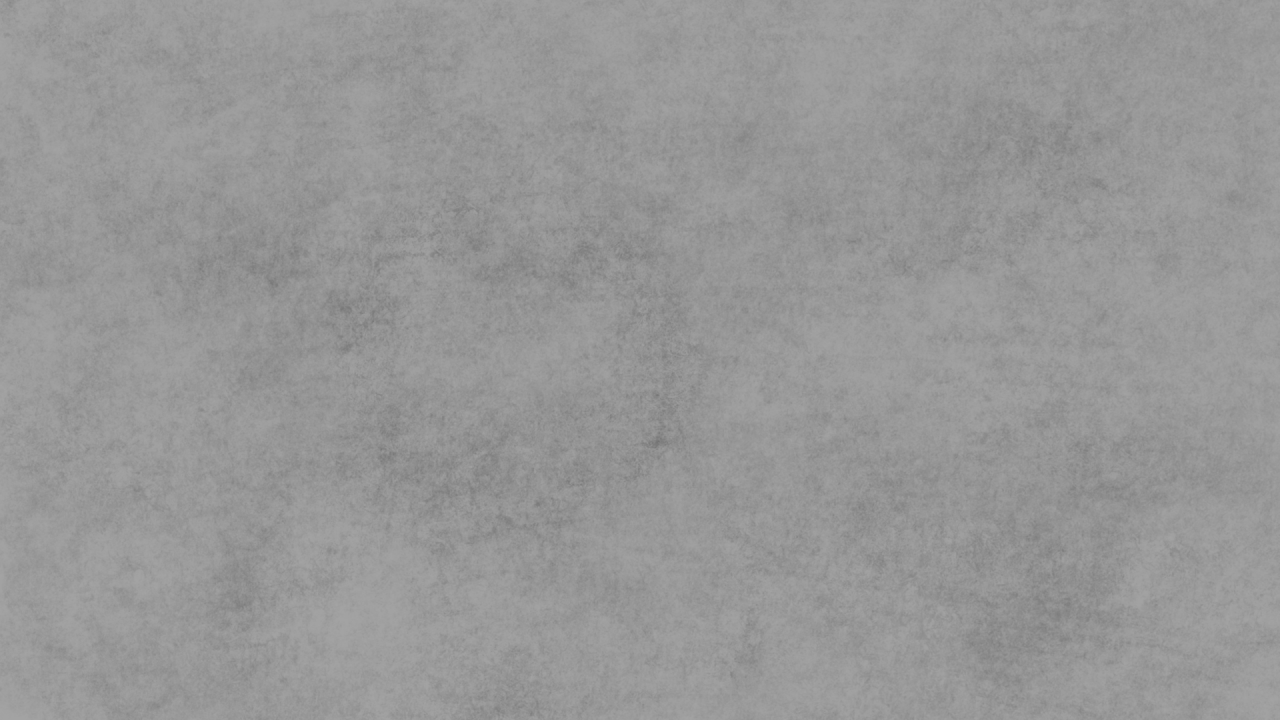

A level layout from a 2D game, rendered from its tile map. Below: a short description, then the map file with tile-grid data replaced by summaries:
An orthogonal 32x18 tile map with 40x40 px tiles, 1 tile layer (Floor), 4 tilesets and 89 objects (12x HorizShelf, 12x BoxM, 12x BoxS, 8x BoxL, 7x VertShelf, ...).

<map version="1.10" tiledversion="1.10.2" orientation="orthogonal" renderorder="right-down" width="32" height="18" tilewidth="40" tileheight="40" infinite="0" nextlayerid="10" nextobjectid="162">
 <tileset firstgid="1" source="Rocko Store Floor.tsx" />
 <tileset firstgid="577" source="RockoGuard.tsx" />
 <tileset firstgid="578" source="Rocko Store Objects.tsx" />
 <tileset firstgid="602" source="Rocko Ingredients.tsx" />
 <layer id="1" name="Floor" width="32" height="18">
  <data>[576 cells, 576 non-empty, 576 distinct tile ids]</data>
 </layer>
 <objectgroup id="2" name="Obstacles">
  <object id="3" name="HorizShelf" gid="580" x="-7.32363" y="144.664" width="230" height="230" />
  <object id="21" name="HorizWall" gid="578" x="-19.3325" y="644.837" width="230" height="230" />
  <object id="22" name="VertWall" gid="579" x="209.809" y="727.341" width="230" height="230" />
  <object id="26" name="JanitorTools" gid="588" x="-21.2749" y="689.479" width="230" height="230" />
  <object id="27" name="VertShelf" gid="581" x="-102.246" y="250.964" width="230" height="230" />
  <object id="41" name="Ladder" gid="587" x="1083.19" y="204.118" width="230" height="230" />
  <object id="45" name="BoxL" gid="584" x="-52.1077" y="189.232" width="230" height="230" />
  <object id="46" name="BoxM" gid="585" x="-4.79452" y="181.514" width="230" height="230" />
  <object id="47" name="BoxS" gid="586" x="390.978" y="449.087" width="230" height="230" />
  <object id="72" name="Bin" gid="583" x="275.647" y="764.842" width="230" height="230" />
  <object id="83" name="HorizShelf" gid="580" x="211.482" y="144.619" width="230" height="230" />
  <object id="84" name="HorizShelf" gid="580" x="429.473" y="144.211" width="230" height="230" />
  <object id="85" name="HorizShelf" gid="580" x="647.853" y="144.151" width="230" height="230" />
  <object id="86" name="HorizShelf" gid="580" x="866.378" y="144.037" width="230" height="230" />
  <object id="87" name="HorizShelf" gid="580" x="1084.82" y="144.037" width="230" height="230" />
  <object id="88" name="VertShelf" gid="581" x="-102.292" y="440.106" width="230" height="230" />
  <object id="89" name="VertShelf" gid="581" x="-102.568" y="629.284" width="230" height="230" />
  <object id="90" name="Bin" gid="583" x="275.757" y="653.085" width="230" height="230" />
  <object id="91" name="HorizShelf" gid="580" x="-5.13352" y="372.776" width="230" height="230" />
  <object id="92" name="HorizShelf" gid="580" x="374.65" y="373.581" width="230" height="230" />
  <object id="93" name="HorizShelf" gid="580" x="528.283" y="373.581" width="230" height="230" />
  <object id="94" name="VertShelf" gid="581" x="1144.9" y="250.426" width="230" height="230" />
  <object id="95" name="VertShelf" gid="581" x="1144.62" y="439.533" width="230" height="230" />
  <object id="96" name="VertShelf" gid="581" x="1144.62" y="628.56" width="230" height="230" />
  <object id="97" name="VertShelf" gid="581" x="1144.92" y="817.285" width="230" height="230" />
  <object id="98" name="Bin" gid="583" x="317.321" y="217.464" width="230" height="230" />
  <object id="99" name="HorizShelf" gid="580" x="1051.81" y="372.152" width="230" height="230" />
  <object id="100" name="Bin" gid="583" x="781.932" y="217.512" width="230" height="230" />
  <object id="101" name="Bin" gid="583" x="779.745" y="393.134" width="230" height="230" />
  <object id="102" name="HorizShelf" gid="580" x="1053.61" y="627.742" width="230" height="230" />
  <object id="103" name="HorizShelf" gid="580" x="625.003" y="628.343" width="230" height="230" />
  <object id="104" name="Bin" gid="583" x="1069.52" y="582.208" width="230" height="230" />
  <object id="105" name="Ladder" gid="587" x="1087.97" y="687.612" width="230" height="230" />
  <object id="106" name="Ladder" gid="587" x="407.152" y="206.73" width="230" height="230" />
  <object id="109" name="BoxL" gid="584" x="-52.3242" y="423.369" width="230" height="230" />
  <object id="110" name="BoxL" gid="584" x="1024.35" y="191.229" width="230" height="230" />
  <object id="111" name="BoxL" gid="584" x="1100.15" y="413.807" width="230" height="230" />
  <object id="112" name="BoxL" gid="584" x="1038.02" y="414.547" width="230" height="230" />
  <object id="113" name="BoxL" gid="584" x="1100.33" y="785.833" width="230" height="230" />
  <object id="114" name="BoxL" gid="584" x="365.803" y="420.097" width="230" height="230" />
  <object id="115" name="BoxL" gid="584" x="428.137" y="418.942" width="230" height="230" />
  <object id="116" name="Ladder" gid="587" x="496.044" y="433.623" width="230" height="230" />
  <object id="117" name="BoxM" gid="585" x="-64.4524" y="205.135" width="230" height="230" />
  <object id="118" name="BoxM" gid="585" x="246.995" y="184.104" width="230" height="230" />
  <object id="119" name="BoxM" gid="585" x="712.369" y="189.644" width="230" height="230" />
  <object id="121" name="BoxM" gid="585" x="1070.05" y="431.189" width="230" height="230" />
  <object id="122" name="BoxM" gid="585" x="996.111" y="434.147" width="230" height="230" />
  <object id="123" name="BoxM" gid="585" x="1053.92" y="781.801" width="230" height="230" />
  <object id="125" name="BoxM" gid="585" x="1037.55" y="667.042" width="230" height="230" />
  <object id="127" name="BoxM" gid="585" x="624.52" y="663.106" width="230" height="230" />
  <object id="128" name="BoxM" gid="585" x="395.992" y="442.954" width="230" height="230" />
  <object id="129" name="BoxM" gid="585" x="564.31" y="407.815" width="230" height="230" />
  <object id="131" name="BoxM" gid="585" x="-35.5616" y="441.992" width="230" height="230" />
  <object id="133" name="BoxS" gid="586" x="449.972" y="469.712" width="230" height="230" />
  <object id="134" name="BoxS" gid="586" x="550.033" y="460.863" width="230" height="230" />
  <object id="135" name="BoxS" gid="586" x="719.603" y="197.436" width="230" height="230" />
  <object id="136" name="BoxS" gid="586" x="851.792" y="216.084" width="230" height="230" />
  <object id="137" name="BoxS" gid="586" x="254.078" y="235.877" width="230" height="230" />
  <object id="138" name="BoxS" gid="586" x="-50.5487" y="257.546" width="230" height="230" />
  <object id="139" name="BoxS" gid="586" x="634.379" y="716.129" width="230" height="230" />
  <object id="142" name="BoxS" gid="586" x="1040.73" y="673.651" width="230" height="230" />
  <object id="143" name="BoxS" gid="586" x="1016.03" y="484.038" width="230" height="230" />
  <object id="146" name="BoxS" gid="586" x="1069.96" y="438.855" width="230" height="230" />
  <object id="148" name="BoxS" gid="586" x="1041.41" y="242.225" width="230" height="230" />
  <object id="160" name="Bin" gid="583" x="-35.427" y="345.941" width="230" height="230" />
 </objectgroup>
 <objectgroup id="6" name="Ingredients">
  <object id="36" name="orange" gid="612" x="868.238" y="351.761" width="67" height="67" />
  <object id="37" name="banana" gid="608" x="259.397" y="107.749" width="67" height="67" />
  <object id="38" name="apple" gid="602" x="768.681" y="592.709" width="67" height="67" />
  <object id="74" name="greenpepper" gid="607" x="129.694" y="335.817" width="67" height="67" />
  <object id="75" name="cabbage" gid="606" x="364.796" y="722.331" width="67" height="67" />
  <object id="76" name="carrot" gid="611" x="868.734" y="174.121" width="67" height="67" />
  <object id="77" name="corn" gid="609" x="53.2352" y="239.536" width="67" height="67" />
  <object id="78" name="lemon" gid="610" x="404.426" y="174.547" width="67" height="67" />
  <object id="79" name="pear" gid="614" x="364.649" y="610.662" width="67" height="67" />
  <object id="81" name="redpepper" gid="603" x="1068.67" y="592.035" width="67" height="67" />
  </objectgroup>
 <objectgroup id="3" name="Guards">
  <!-- 12 objects omitted --></objectgroup>
 <objectgroup id="8" name="GuardNodes">
  <!-- 8 objects omitted --></objectgroup>
</map>
<!-- 14 of 89 objects omitted -->